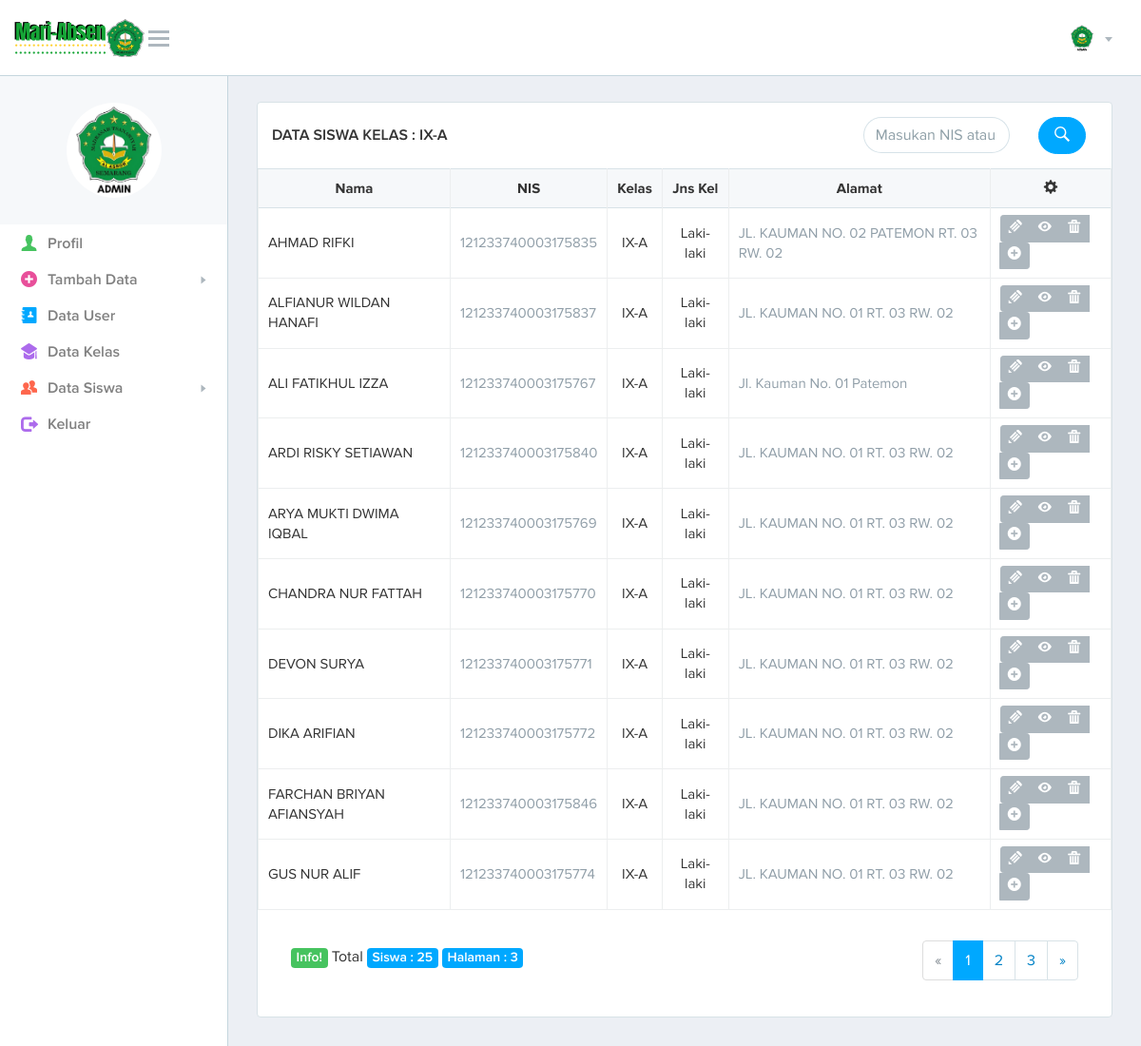
The page /page.php?data-siswa&kelas=IX-A (signed in) on the database its author committed.
### tables this page shows
CREATE TABLE IF NOT EXISTS `siswa` (
  `id_siswa` varchar(40) DEFAULT NULL,
  `nama` varchar(50) NOT NULL,
  `nis` varchar(40) NOT NULL DEFAULT '',
  `jns_kel` enum('Laki-laki','Perempuan') NOT NULL,
  `tgl_lahir` varchar(20) DEFAULT NULL,
  `tmpt_lahir` varchar(50) DEFAULT NULL,
  `alamat` varchar(200) DEFAULT NULL,
  `nm_kelas` varchar(40) NOT NULL,
  `nama_ortu` varchar(40) DEFAULT NULL
);

### system/admin/data-siswa.php (the view, shortened to what this page needs)
<?php
include('system/inc/header.php');
include('system/inc/css.php');
include('system/inc/nav-admin.php');
$nm_kelas = $_GET['kelas'];
?>
	<div class="page-content">
		<div class="container-fluid">
			<section class="box-typical">
				<header class="box-typical-header">
					<div class="tbl-row">
						<div class="tbl-cell tbl-cell-title">
							<h3> DATA SISWA KELAS : <?php echo $nm_kelas; ?></h3>
						</div>
						<form  id="form-insert" name="form-insert" method="get" action="search/siswa.php">
							<div class="tbl-cell tbl-cell-icon-right col-lg-6"> </div>
							<div class="tbl-cell tbl-cell-action col-lg-4" align="right">
								<div class="form-control-wrapper">
									<input  type="text" class="form-control form-control-rounded" name="q" id="form-q" placeholder="Masukan NIS atau Nama Siswa"
									data-validation="[L>=1]"
									data-validation-message="Tidak boleh kosong!"/>
								</div>
							</div>
							<div class="tbl-cell tbl-cell-icon-right col-lg-1" align="center">
								<button type="submit" class="btn btn-rounded btn-primary font-icon font-icon-search"> </button>
							</div>
						</form>
					</div>
				</header>
				<div class="box-typical-body">
					<div class="table-responsive">
						<table id="table-sm" class="table table-bordered table-hover table-sm">
							<thead>
								<tr>
								<th><center>Nama</center></th>
								<th><center>NIS</center></th>
								<th><center>Kelas</center></th>
								<th><center>Jns Kel</center></th>
								<th><center>Alamat</center></th>
								<th><center><i class="font-icon glyphicon glyphicon-cog"></i> </center></th>
								</tr>
							</thead>
							<tbody>
								<?php
								$nm_kelas=$_GET['kelas'];
								$batas = 10;
								$pg = isset($_GET['pg']) ? $_GET['pg']:"";
								if (empty($pg)) {
								$posisi = 0;
								$pg = 1;
								} else {
								$posisi = ($pg-1)*$batas; }
								$sql = mysql_query("SELECT * FROM siswa WHERE nm_kelas='$nm_kelas' ORDER BY nama ASC limit $posisi, $batas ");
								while ($data = mysql_fetch_assoc($sql))
								{
								?>
								<tr>
								<td><?php echo $data['nama']; ?></td>
								<td class="color-blue-grey-lighter"><?php echo $data['nis']; ?></td>
								<td align="center"><?php echo $data['nm_kelas']; ?></td>
								<td align="center"><?php echo $data['jns_kel']; ?></td>
								<td class="color-blue-grey-lighter"><?php echo $data['alamat']; ?></td>
								<td align="center">
									<div class="btn-group btn-group-sm" role="group" aria-label="Basic example">
										<a href="page.php?edit-siswa&id=<?php echo $data['id_siswa'];?>" class="btn btn btn-default" data-toggle="tooltip" data-placement="top" title="Edit?"><i class="font-icon font-icon-pencil"></i> </a>
										<a href="page.php?detail-siswa&id=<?php echo $data['id_siswa'];?>" class="btn btn btn-default" data-toggle="tooltip" data-placement="top" title="Detail?"><i class="font-icon font-icon-eye"></i> </a>
										<a href="page.php?delete-siswa&id=<?php echo $data['id_siswa'];?>" onClick="return confirm('Yakin akan menghapus data ini?');" class="btn btn btn-default" data-toggle="tooltip" data-placement="top" title="Hapus?"><i class="font-icon font-icon-trash"></i> </a>
										<a href="page.php?tambah-siswa" class="btn btn-default font-icon font-icon-plus" data-toggle="tooltip" data-placement="top" title="Tambah?"></a>
									</div>
								</td>
								</tr>
	 							<?php
								}
								?>
							</tbody>
						</table>
					</div>
				</div>
				<div class="card-block">
					<div class="col-md-6">
						<?php
						$nm_kelas=$_GET['kelas'];
						$query = mysql_query("SELECT * FROM siswa WHERE nm_kelas='$nm_kelas'");
          				$jml_data=mysql_num_rows($query);
						$JmlHalaman = ceil($jml_data/$batas);
						?>
						<br>
  						<span class="label label-success">Info! </span> Total
						<span class="label label-primary">Siswa : <?php echo $jml_data; ?> </span>
  						<span class="label label-primary">Halaman : <?php echo $JmlHalaman; ?> </span>
					</div>
					<div class="col-md-6" align="right">
						<nav>
							<ul class="pagination">
								<?php
								$JmlHalaman = ceil($jml_data/$batas);
								if ($pg > 1 ) {
								$link = $pg-1;
								$prev = "<li class='page-item'>
								<a class='page-link' href='page.php?data-siswa&kelas=$nm_kelas&pg=$link' aria-label='Previous'>
								<span aria-hidden='true'>&laquo;</span>
								<span class='sr-only'>Previous</span>
								</a></li>";
								} else {
								$prev = "<li class='page-item disabled'>
								<a class='page-link' href='page.php?data-siswa&kelas=$nm_kelas&pg=$link' aria-label='Previous'>
								<span aria-hidden='true'>&laquo;</span>
								<span class='sr-only'>Previous</span>
								</a></li> ";
								}
								$nmr = '';
								for ($i = 1; $i<= $JmlHalaman; $i++){
								if ($i == $pg){
								$nmr.= "<li class='page-item active'>
								<a class='page-link'>$i<span class='sr-only'>(current)</span></a></li>";
								} else {
								$nmr.= "<li class='page-item'><a class='page-link' href='page.php?data-siswa&kelas=$nm_kelas&pg=$i'>$i</a></li>";
								}
								}
								if ($pg < $JmlHalaman){
								$link = $pg+1;
								$next = "<li class='page-item'>
								<a class='page-link' href='page.php?data-siswa&kelas=$nm_kelas&pg=$link'aria-label='Next'>
								<span aria-hidden='true'>&raquo;</span>
								<span class='sr-only'>Next</span>
								</a></li>";
								} else {
								$next = " <li class='page-item disabled'>
								<a class='page-link' href='page.php?data-siswa&kelas=$nm_kelas&pg=$link'aria-label='Next'>
								<span aria-hidden='true'>&raquo;</span>
								<span class='sr-only'>Next</span>
								</a></li>";
								}
								echo $prev . $nmr . $next;
								?>
							</ul>
						</nav>
					</div>
				</div>
			</section>
		</div>
	</div>
<?php
include('system/inc/footer.php');
?>

### rows shown on the page
siswa: nama "AHMAD RIFKI", nis "121233740003175835", nm_kelas "IX-A", jns_kel "Laki-laki", alamat "JL. KAUMAN NO. 02 PATEMON RT. 03 RW. 02"
siswa: nama "ALFIANUR WILDAN HANAFI", nis "121233740003175837", nm_kelas "IX-A", jns_kel "Laki-laki", alamat "JL. KAUMAN NO. 01 RT. 03 RW. 02"
siswa: nama "ALI FATIKHUL IZZA", nis "121233740003175767", nm_kelas "IX-A", jns_kel "Laki-laki", alamat "Jl. Kauman No. 01 Patemon"
siswa: nama "ARDI RISKY SETIAWAN", nis "121233740003175840", nm_kelas "IX-A", jns_kel "Laki-laki", alamat "JL. KAUMAN NO. 01 RT. 03 RW. 02"
siswa: nama "ARYA MUKTI DWIMA IQBAL", nis "121233740003175769", nm_kelas "IX-A", jns_kel "Laki-laki", alamat "JL. KAUMAN NO. 01 RT. 03 RW. 02"
siswa: nama "CHANDRA NUR FATTAH", nis "121233740003175770", nm_kelas "IX-A", jns_kel "Laki-laki", alamat "JL. KAUMAN NO. 01 RT. 03 RW. 02"
siswa: nama "DEVON SURYA", nis "121233740003175771", nm_kelas "IX-A", jns_kel "Laki-laki", alamat "JL. KAUMAN NO. 01 RT. 03 RW. 02"
siswa: nama "DIKA ARIFIAN", nis "121233740003175772", nm_kelas "IX-A", jns_kel "Laki-laki", alamat "JL. KAUMAN NO. 01 RT. 03 RW. 02"
siswa: nama "FARCHAN BRIYAN AFIANSYAH", nis "121233740003175846", nm_kelas "IX-A", jns_kel "Laki-laki", alamat "JL. KAUMAN NO. 01 RT. 03 RW. 02"
siswa: nama "GUS NUR ALIF", nis "121233740003175774", nm_kelas "IX-A", jns_kel "Laki-laki", alamat "JL. KAUMAN NO. 01 RT. 03 RW. 02"

### other values the page prints
$nm_kelas "IX-A"
$jml_data "25"
$JmlHalaman "3"
